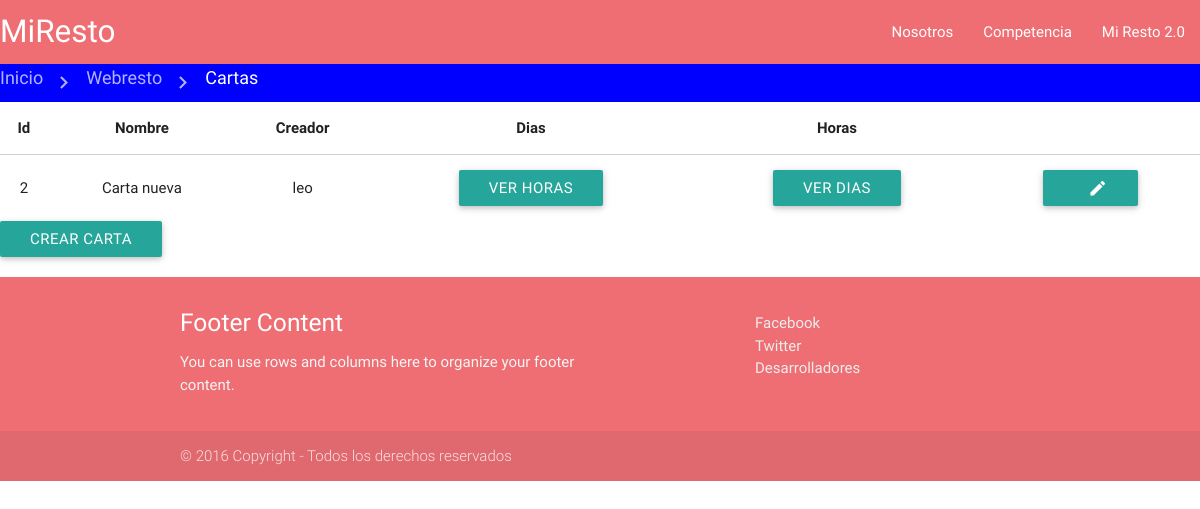
The app's page /index.php/cartas, older data.
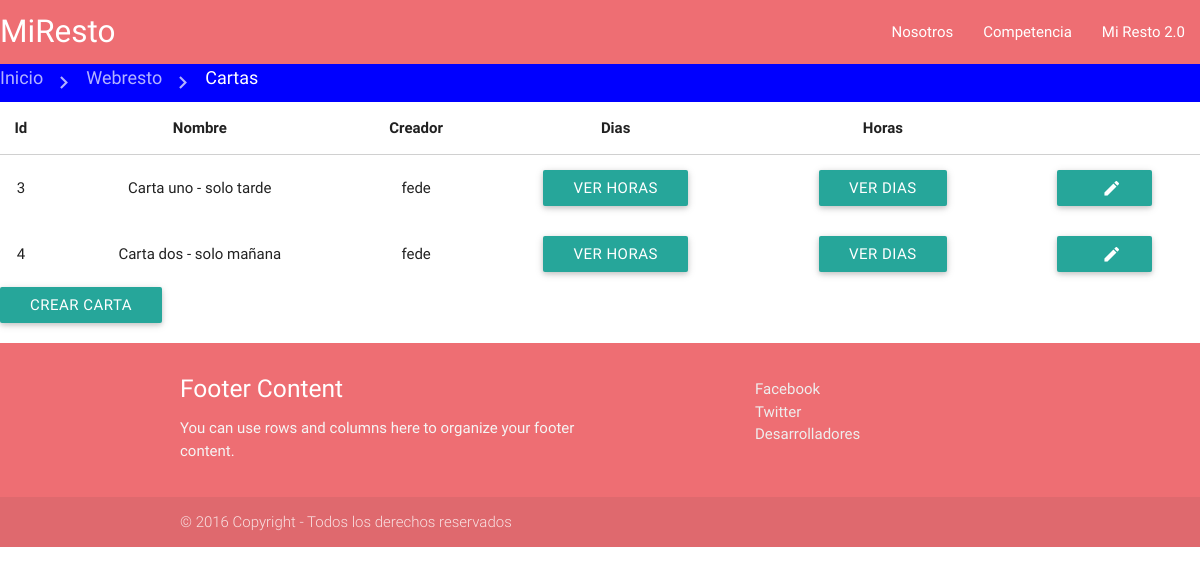
The same page, newer data.
### tables this page shows
CREATE TABLE IF NOT EXISTS `restricciones_dia` (
  `id` int(10) unsigned NOT NULL,
  `nombre` tinytext NOT NULL,
  `1` tinyint(1) NOT NULL DEFAULT '0',
  `2` tinyint(1) NOT NULL DEFAULT '0',
  `3` tinyint(1) NOT NULL DEFAULT '0',
  `4` tinyint(1) NOT NULL DEFAULT '0',
  `5` tinyint(1) NOT NULL DEFAULT '0',
  `6` tinyint(1) NOT NULL DEFAULT '0',
  `0` tinyint(1) NOT NULL DEFAULT '0',
  `creador` int(10) unsigned NOT NULL
);

CREATE TABLE IF NOT EXISTS `cartas` (
  `id` int(10) unsigned NOT NULL,
  `id_restriccion_dia` int(10) unsigned NOT NULL,
  `id_restriccion_hora` int(10) unsigned NOT NULL,
  `nombre` tinytext NOT NULL,
  `creador` int(10) unsigned NOT NULL
);

CREATE TABLE IF NOT EXISTS `empleados` (
  `id` int(10) unsigned NOT NULL,
  `dni` int(10) unsigned NOT NULL,
  `nombre` tinytext NOT NULL,
  `direccion` tinytext NOT NULL,
  `telefono` int(10) unsigned NOT NULL,
  `email` tinytext NOT NULL,
  `cuit` bigint(20) unsigned NOT NULL,
  `password` text NOT NULL
);

### application/controllers/Cartas.php (called while the page is built, shortened)
<?php
class Cartas extends CI_Controller {
	public function index()
	{
            $data['datosCarta'] = $this->MCartas->get_cartas();
            $data['funcion'] = 'index';
            $this->load->view('vCartas', $data);
	}
}

### index.php (called while the page is built, shortened)
<?php
require_once BASEPATH.'core/CodeIgniter.php';

### application/models/MCartas.php (called while the page is built, shortened)
<?php
class MCartas extends CI_Model {
    public function get_cartas(){
        $campos = "e.nombre as creador,rd.0 as Lun,rd.1 as Mar,rd.2 as Mie,rd.3 as Jue,rd.4 as Vie,rd.5 as Sab,rd.6 as Dom,";
        $campos .="rh.0,rh.1,rh.2,rh.3,rh.4,rh.5,rh.6,rh.7,rh.8,rh.9,rh.10,rh.11,rh.12,rh.13,rh.14,rh.15,rh.16,";
        $campos .= "rh.17,rh.18,rh.19,rh.20,rh.21,rh.22,rh.23,c.nombre,c.id";
        $completo = 'SELECT '.$campos.' FROM restricciones_dia rd JOIN cartas c  ON rd.id= c.id_restriccion_dia'
                 . ' JOIN restricciones_hora rh ON rh.id= c.id_restriccion_hora JOIN empleados e WHERE c.creador = e.id';
        $resultado  = $this->db->query($completo)->result_array();
        return $resultado;
    }
 }

### application/views/cartas/index.phtml (the view, shortened to what this page needs)
<div class =" row ">
    <table class = "highlight centered responsive-table">
        <thead>
              <tr>
                  <th data-field="id">Id</th>
                  <th data-field="nombre">Nombre</th>
                  <th data-field="creador">Creador</th>
                  <th data-field="dias">Dias</th>
                  <th data-field="horas">Horas</th>
                  <th></th>
              </tr>
        </thead>
        <tbody>
            <?php foreach ($datosCarta as $carta) { ?>
            <tr>
                <td><?php echo $carta['id']; ?></td>
                <td><?php echo $carta['nombre']; ?></td>
                <td><?php echo $carta['creador']; ?></td>
                <td>
                    <a class='dropdown-button btn' href='#' data-activates='horas<?php echo $carta['id'] ?>'>Ver Horas</a>
                </td>
                <td>
                    <a class='dropdown-button btn' href='#' data-activates='dias<?php echo $carta['id'] ?>'>Ver Dias</a>
                </td>
                <td>
                    <form name="tabla" action="<?php echo site_url() ?>cartas/editar" method="POST">
                        <a href="<?php echo site_url()?>cartas/editar">
                            <button class="btn waves-effect waves-light" type="submit" value="<?php echo $carta['id']; ?>" name="editar">
                                    <i class="material-icons right">edit</i>
                            </button>
                        </a>
                    </form>
                </td>
            </tr>
            <?php } ?>
        </tbody>
    </table>
    <a href="<?php echo site_url()?>cartas/alta" class="btn waves-effect waves-light">
            Crear Carta
        </a>
</div>

### application/views/componentes/rutaSeguimiento.phtml
<div class="rutaSeguimiento">
    <div class="nav-wrapper">
      <div class="col s12">
        <?php foreach ($ruta as $ref){
            $texto = $ref[0];
            $enlace = $ref[1];
            echo '<a href="'.$enlace.'" class="breadcrumb">'.$texto.'</a>';
        }?>
      </div>
    </div>
</div>

Row changes from the older to the newer data that the page shows:
removed restricciones_dia: cartas.id "2", cartas.nombre "Carta nueva", empleados.nombre "leo"
added restricciones_dia: cartas.id "3", cartas.nombre "Carta uno - solo tarde", empleados.nombre "fede", cartas.id "4", cartas.nombre "Carta dos - solo mañana"
